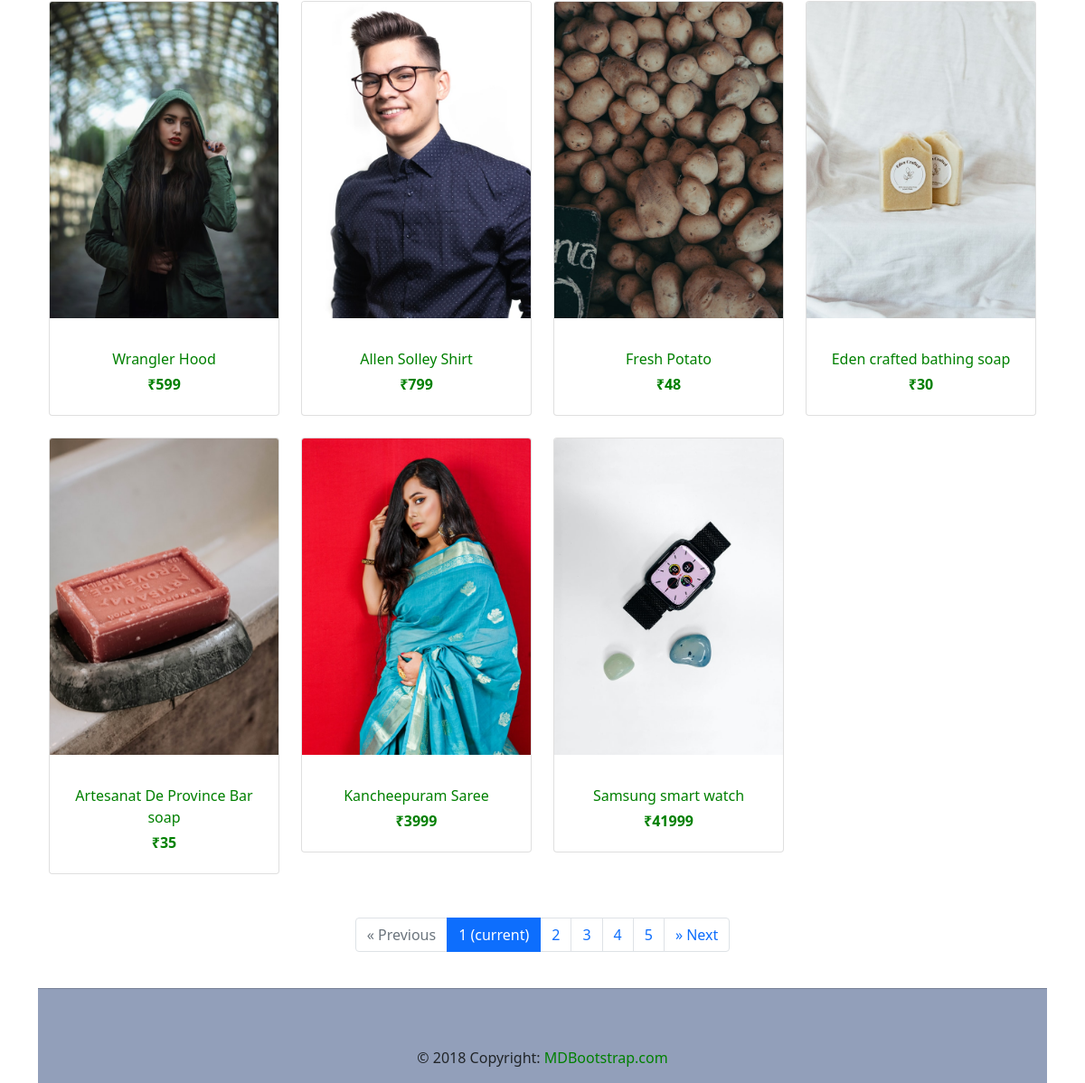
Before: /index/ (lower part) with the older database file.
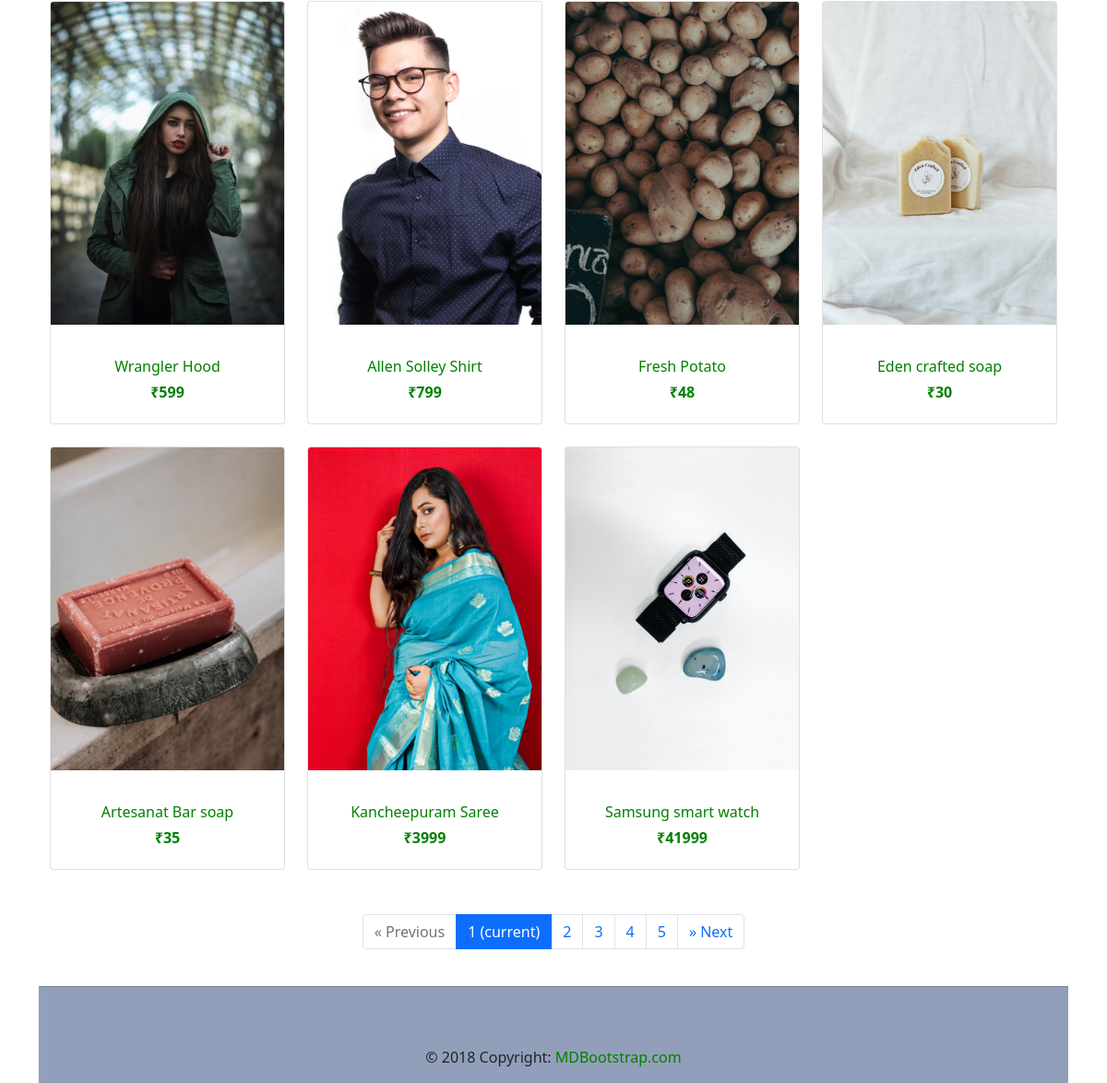
After: the same page with the newer database file.
### accounts/models.py (models this page shows, shortened)
class Product(models.Model):
    name = models.CharField(max_length=255)
    description = models.CharField(max_length=255)
    image = models.ImageField(upload_to='products')
    price = models.IntegerField()
    def get_absolute_url(self):
        return reverse("accounts:product", kwargs={     # this will redirected to urls.py namespace = product
            "pk" : self.pk
        })

### accounts/views.py (the view)
# urls.py: re_path(r'^index/$',dashboardView.as_view(),name='dashboardView'),
class dashboardView(ListView):
    model = Product
    template_name = "accounts/dashboard.html"

### templates/accounts/dashboard.html (shortened to what this page needs)
{% extends 'accounts/base.html' %}
{% load static %}
{% block content %}
  <main>
    <div class="container">
      <section class="text-center mb-4">
        <div class="row wow fadeIn">
        {% for product in object_list %}
          <div class="col-lg-3 col-md-6 mb-4">
            <a href="{{ product.get_absolute_url }}">
            <div class="card">
              <div class="view overlay thumb-post">
                <img src="{{ product.image.url }}" class="card-img-top" alt="">
              </div>
              <div class="card-body text-center">
                <h5>
                    <span class="lead">{{ product.name }}</span>
                </h5>
                <h4 class="lead lead1">
                  <strong>&#8377;{{ product.price }}</strong>
                </h4>
              </div>
            </div>
            </a>
          </div>
        {% endfor %}
        </div>
      </section>
      <nav class="d-flex justify-content-center wow fadeIn">
        <ul class="pagination pg-blue">
          <li class="page-item disabled">
            <a class="page-link" href="#" aria-label="Previous">
              <span aria-hidden="true">&laquo;</span>
              <span class="sr-only">Previous</span>
            </a>
          </li>
          <li class="page-item active">
            <a class="page-link" href="#">1
              <span class="sr-only">(current)</span>
            </a>
          </li>
          <li class="page-item">
            <a class="page-link" href="#">2</a>
          </li>
          <li class="page-item">
            <a class="page-link" href="#">3</a>
          </li>
          <li class="page-item">
            <a class="page-link" href="#">4</a>
          </li>
          <li class="page-item">
            <a class="page-link" href="#">5</a>
          </li>
          <li class="page-item">
            <a class="page-link" href="#" aria-label="Next">
              <span aria-hidden="true">&raquo;</span>
              <span class="sr-only">Next</span>
            </a>
          </li>
        </ul>
      </nav>
    </div>
  </main>
  <footer class="page-footer text-center font-small mt-4 wow fadeIn">
    <hr class="my-4">
    <div class="pb-4">
    </div>
    <div class="footer-copyright py-3">
      © 2018 Copyright:
      <a href="https://mdbootstrap.com/education/bootstrap/" target="_blank"> MDBootstrap.com </a>
    </div>
  </footer>
{% endblock %}

### templates/accounts/base.html (shortened to what this page needs)
<!doctype html>
{% load static %}
<html lang="en">
  <head>
    <link href="https://cdn.jsdelivr.net/npm/bootstrap@5.0.0-beta1/dist/css/bootstrap.min.css" rel="stylesheet">
	  <link rel="stylesheet" type="text/css" href="{% static 'css/main.css' %}">
  </head>
  <body>
	<div class="container mycontent">
	{% block content %}
	{% endblock %}
	</div>
  </body>
</html>

### static/css/main.css (style rules this page uses)
html, body, header, .carousel { height: 60vh; }
.view,body,html { height:100% }
.page-footer { background-color:#929FBA }
a { color:green; text-decoration: none; }
.lead { font-weight:400; font-size:0.8em; }
.lead1 { font-size:1.0em; }
.thumb-post img { object-fit: cover; object-position: center; width: 100%; max-height: 350px; margin-bottom: 1rem; }

Changed rows visible on the page:
changed Product: name "Eden crafted bathing soap" → "Eden crafted soap"
changed Product: name "Artesanat De Province Bar soap" → "Artesanat Bar soap"
